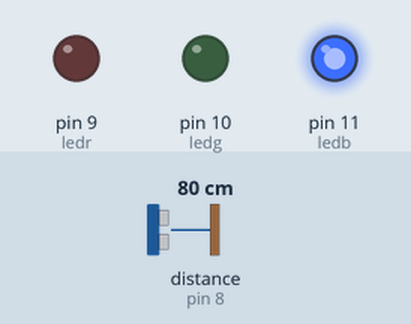
A sketch run on a simulated Arduino Uno, built with avr-gcc and run on an emulated ATmega328P. On the bench: output pins drawn as LEDs (lit = HIGH). The inputs (shaded band) are chosen by the test bench; at power-on: distance to the obstacle (sensor on pin 8) 80 cm. The echo pulse lasts 58.3 µs per cm.

Above: at 1.2 s.
1.3 s: distance to the obstacle (sensor on pin 8) set to 56 cm
2.8 s: distance to the obstacle (sensor on pin 8) set to 46 cm
At 3.2 s:
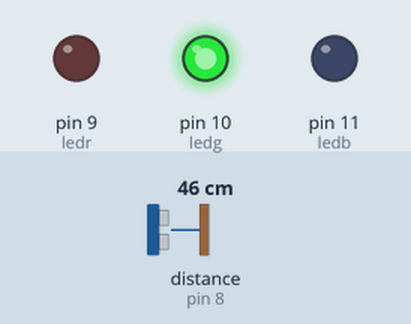
4.3 s: distance to the obstacle (sensor on pin 8) set to 32 cm
5.8 s: distance to the obstacle (sensor on pin 8) set to 28 cm
At 6.2 s:
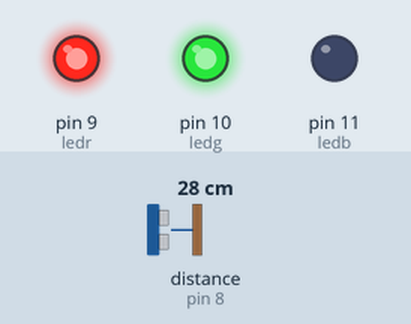
7.3 s: distance to the obstacle (sensor on pin 8) set to 12 cm
8.8 s: distance to the obstacle (sensor on pin 8) set to 9 cm
At 9.2 s:
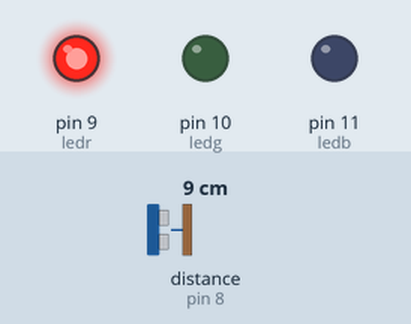
Timing chart, 0 to 11.3 s (numbered marks = the images above; inputs shaded):
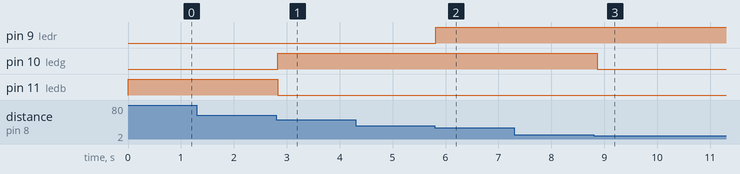

The sketch:

sketch_sonic.ino
```cpp
#include "Ultrasonic.h"

// sensor connected to:
// Trig - 12, Echo - 13
Ultrasonic ultrasonic(7, 8);

int ledr = 9;
int ledg = 10;
int ledb = 11;

void setup()
{
  pinMode(ledr, OUTPUT);
  pinMode(ledg, OUTPUT);
  pinMode(ledb, OUTPUT);
}

void loop()
{
  float dist_cm = ultrasonic.Ranging(CM);       // get distance
  if (dist_cm > 50 || dist_cm < 1)
  {
    digitalWrite (ledb, HIGH);
    digitalWrite (ledr, LOW);
    digitalWrite (ledg, LOW);
  }
  else
  {
    if (dist_cm > 30)
    {
      digitalWrite (ledg, HIGH);
      digitalWrite (ledr, LOW);
      digitalWrite (ledb, LOW);
    }
    else
    {
      if (dist_cm > 10)
      {
        digitalWrite (ledr, HIGH);
        digitalWrite (ledb, LOW);
        digitalWrite (ledg, HIGH);
      }
      else
      {
        digitalWrite (ledr, HIGH);
        digitalWrite (ledb, LOW);
        digitalWrite (ledg, LOW);
      }
    }
  }

  delay(100);                                   // arbitary wait time.
}
```

Measured:
- the behaviour switches between 51 and 50 cm on distance to the obstacle (sensor on pin 8) (found by bisection; images 0 and 1)
- the behaviour switches between 31 and 30 cm on distance to the obstacle (sensor on pin 8) (found by bisection; images 1 and 2)
- the behaviour switches between 11 and 10 cm on distance to the obstacle (sensor on pin 8) (found by bisection; images 2 and 3)
- after the input at 1.3 s, every drawn part: stays the same
- after the input at 2.8 s, pin 10 (ledg): LOW → HIGH at once; pin 11 (ledb): HIGH → LOW at once
- after the input at 4.3 s, every drawn part: stays the same
- after the input at 5.8 s, pin 9 (ledr): LOW → HIGH at once
- after the input at 7.3 s, every drawn part: stays the same
- after the input at 8.8 s, pin 10 (ledg): HIGH → LOW after 0.06 s
